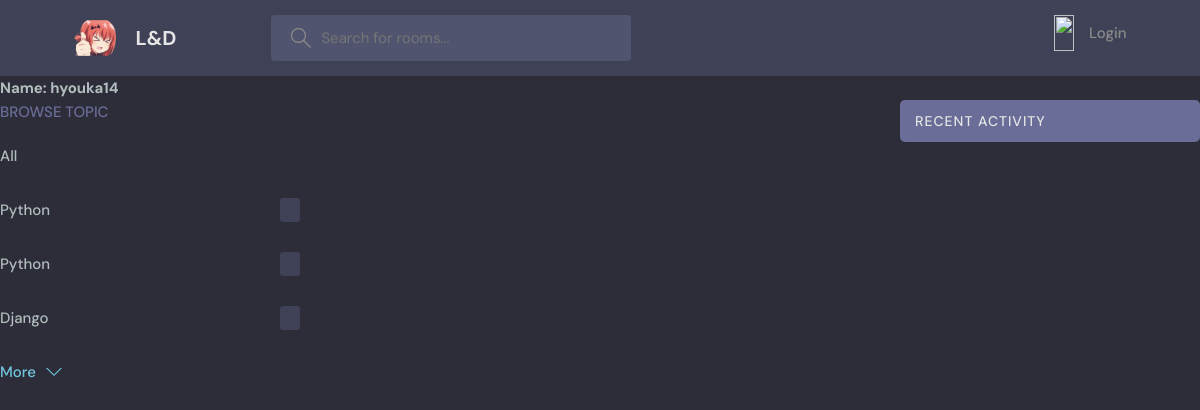
/profile/1, run on an earlier commit of the app's database.
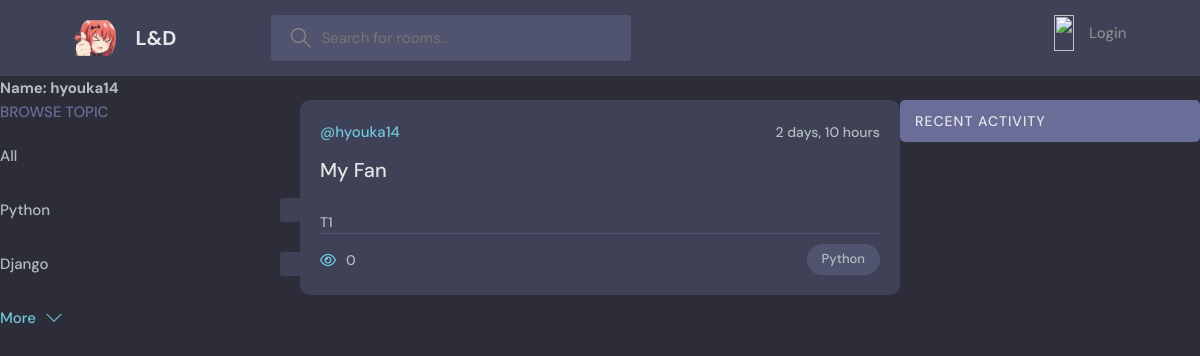
And on a later commit of the database.
### base/models.py (models this page shows, shortened)
class Topic(models.Model):
    topic = models.CharField(max_length=200)

class Room(models.Model):
    host = models.ForeignKey(User, on_delete=models.SET_NULL, null=True)
    topic = models.ForeignKey(Topic, on_delete=models.SET_NULL, null=True)
    name = models.CharField(max_length=100)
    participants = models.ManyToManyField(
        User, related_name='participants', blank=True)
    description = models.TextField(null=True, blank=True)
    updated = models.DateTimeField(auto_now=True)
    created = models.DateTimeField(auto_now_add=True)
    class Meta:
        ordering = ['-updated', '-created']

### base/views.py (the view)
# urls.py: path('profile/<str:pk>', views.userProfile, name='user-profile'),
def userProfile(request, pk):
    user = User.objects.get(id=pk)
    rooms = user.room_set.all()
    room_messages = user.message_set.all()
    topics = Topic.objects.all()
    context = {'user': user, 'rooms': rooms,
               'room_messages': room_messages, "topics": topics}
    return render(request, 'base/profile.html', context)

### base/templates/base/profile.html (shortened to what this page needs)
{% extends "main.html" %}
{% block content %}
<h1>Name: {{user.username}}</h1>
<div class="profile-container">
    <div>
        {% include "base/component/topic_component.html" %}
    </div>
    <div>
        {% include "base/component/feed_component.html" %}
    </div>
    <div>
        {% include "base/component/activity_component.html" %}
    </div>
</div>
{% endblock content %}

### templates/main.html (shortened to what this page needs)
{% load static %}
<!DOCTYPE html>
<html lang="en">
<head>
    <link rel="stylesheet" href="{% static 'styles/style.css' %}">
</head>
<body>
    {% include "navbar.html" %}
    {% block content %}
    {% endblock content %}
</body>
</html>

### templates/navbar.html (shortened to what this page needs)
{% load static %}
<header class="header header--loggedIn">
    <div class="container">
        <a href="{% url 'home' %}" class="header__logo">
            <img src="{% static 'images/logos.svg' %}" />
            <h1>L&D </h1>
        </a>
        <form class="header__search" method="GET" action="{% url 'home' %}">
            <label>
                <input name="q" placeholder="Search for rooms..." />
            </label>
        </form>
        <nav class="header__menu">
            {% if request.user.is_authenticated %}
            <div class="header__user">
                <a href="profile.html">
                    <div class="avatar avatar--medium active">
                        <img src="" />
                    </div>
                    <p>{{request.user.username}} <span>@{{request.user.username}}</span></p>
                </a>
                <button class="dropdown-button">
                    <svg version="1.1" xmlns="http://www.w3.org/2000/svg" width="32" height="32" viewBox="0 0 32 32">
                        <title>chevron-down</title>
                        <path d="M16 21l-13-13h-3l16 16 16-16h-3l-13 13z"></path>
                    </svg>
                </button>
            </div>
            {% else %}
            <a href="{% url 'login' %}">
                <img src="{% static 'images/avatar.svg'%}" />
                <p>Login</p>
            </a>
            {% endif %}
        </nav>
    </div>
</header>

### base/templates/base/component/topic_component.html
<div class="topics">
    <div class="topics__header">
        <h2>Browse Topic</h2>
    </div>
    <ul class="topics__list">
        <li>
            <a href="{% url 'home' %}">All</a>
        </li>
        {% for topic in topics %}
        <li>
            <a href="{% url 'home' %}?q={{topic.topic}}">{{topic.topic}}<span></span></a>
        </li>
        {% endfor %}
    </ul>
    <a class="btn btn--link" href="topics.html">
        More
        <svg version="1.1" xmlns="http://www.w3.org/2000/svg" width="32" height="32" viewBox="0 0 32 32">
            <title>chevron-down</title>
            <path d="M16 21l-13-13h-3l16 16 16-16h-3l-13 13z"></path>
        </svg>
    </a>
</div>

### base/templates/base/component/feed_component.html (shortened to what this page needs)
{% for room in rooms %}
<div class="roomListRoom">
    <div class="roomListRoom__header">
        <a href="{% url 'user-profile' room.host.id %} " class="roomListRoom__author">
            <span>@{{room.host}}</span>
        </a>
        <div class="roomListRoom__actions">
            <span>{{room.created|timesince}}</span>
        </div>
    </div>
    <div class="roomListRoom__content">
        <a href="{% url 'room' room.id %}">{{room.name}}</a>
    </div>
    <div class="roomListRoom__joined">
        <p>
            {{room.description}}
        </p>
    </div>
    <div class="roomListRoom__meta">
        <a href="{% url 'room' room.id %}" class="roomListRoom__joined">
            {{room.participants.all.count}}
        </a>
        <p class="roomListRoom__topic">{{room.topic.topic}}</p>
    </div>
</div>
{% endfor %}

### base/templates/base/component/activity_component.html (shortened to what this page needs)
<div class="activities">
    <div class="activities__header">
        <h2>Recent Activity</h2>
    </div>
</div>

### static/styles/style.css (style rules this page uses)
:root { --color-main: #71c6dd; --color-main-light: #e1f6fb; --color-dark: #3f4156; --color-dark-medium: #51546e; --color-dark-light: #696d97; --color-light: #e5e5e5; --color-gray: #8b8b8b; --color-light-gray: #b2bdbd; --color-bg: #2d2d39; --color-success: #5dd693; --color-error: #fc4b0b; }
* { font-family: "DM Sans", -apple-system, BlinkMacSystemFont, "Segoe UI", Roboto, Oxygen, Ubuntu, Cantarell, "Open Sans", "Helvetica Neue", sans-serif; margin: 0; padding: 0; box-sizing: border-box; text-rendering: optimizeLegibility; font-size: inherit; }
html { font-size: 56.25%; }
@media only screen and (min-width: 1200px) { html { font-size: 62.5%; } }
body { line-height: 1.6; font-weight: 400; font-size: 1.5rem; color: var(--color-light-gray); background-color: var(--color-bg); min-height: 100vh; }
img { width: 100%; }
a { display: inline-block; color: var(--color-main); text-decoration: none; }
.container { max-width: 120rem; width: 90%; margin: auto; }
.btn { background-color: transparent; border: none; display: inline-flex; align-items: center; gap: 1rem; cursor: pointer; transition: all ease-in-out 0.3s; padding: 1rem 2rem; border-radius: 5px; box-shadow: 1px 1px 3px 1px rgba(0, 0, 0, 0.15); font-weight: 500; }
.btn--link { border-radius: 0; padding: 0; color: var(--color-main); box-shadow: none; }
.btn>svg { fill: currentColor; width: 1.6rem; height: 1.6rem; }
.header { padding: 1.5rem; background-color: var(--color-dark); }
.header>.container { display: flex; gap: 9.5rem; }
.header__logo, .header__user { display: flex; gap: 2rem; align-items: center; }
.header__logo>img { height: 4.2rem; width: 4.2rem; }
.header__logo>h1 { font-weight: 700; font-size: 2rem; color: var(--color-light); }
.header__search>label { background-color: var(--color-dark-medium); padding: 1.3rem 1rem; display: flex; align-items: center; gap: 1rem; border-radius: 4px; }
.header__search svg { fill: var(--color-gray); width: 2rem; height: 2rem; margin-left: 1rem; }
.header__search input { width: 30rem; background: transparent; border: none; outline: none; color: var(--color-light); }
.header__menu { margin-left: auto; position: relative; }
.header__menu a { display: flex; gap: 1.5rem; align-items: center; font-weight: 500; text-decoration: none; color: var(--color-gray); }
.header__menu img { height: 3.6rem; }
.header__menu p { line-height: 1.2; }
.topics__header { margin-bottom: 2rem; }
.topics__header h2 { text-transform: uppercase; font-weight: 500; color: var(--color-dark-light); }
.topics__list { list-style: none; }
.topics__list li a { display: flex; justify-content: space-between; margin-bottom: 3rem; font-weight: 500; color: var(--color-light-gray); transition: all 0.3s ease-in-out; }
.topics__list li a span { padding: 0.5rem 1rem; background-color: var(--color-dark); border-radius: 3px; font-size: 1.3rem; font-weight: 700; letter-spacing: 1px; }
.roomListRoom { margin-bottom: 2.4rem; background-color: var(--color-dark); border-radius: 1rem; padding: 2rem; }
.roomListRoom__header { display: flex; justify-content: space-between; align-items: center; }
.roomListRoom__author { font-weight: 500; display: flex; align-items: center; gap: 1rem; }
.roomListRoom__actions { display: flex; align-items: flex-start; gap: 1rem; position: relative; }
.roomListRoom__actions span { font-size: 1.4rem; font-weight: 500; }
.roomListRoom__content { margin: 1rem 0; }
.roomListRoom__content a { font-size: 2rem; font-weight: 500; margin-bottom: 1.5rem; color: var(--color-light); transition: all 0.3s ease-in-out; }
.roomListRoom__meta { border-top: 1px solid var(--color-dark-medium); padding-top: 1rem; display: flex; align-items: center; justify-content: space-between; }
.roomListRoom__joined { color: var(--color-light-gray); display: flex; align-items: center; gap: 1rem; font-size: 1.4rem; font-weight: 500; }
.roomListRoom__joined svg { fill: var(--color-main); width: 1.6rem; height: 1.6rem; }
.roomListRoom__topic { padding: 5px 1.5rem; background-color: var(--color-dark-medium); border-radius: 5rem; font-weight: 500; font-size: 1.3rem; }
.activities { background: var(--color-dark); border-radius: 5px; overflow: hidden; }
.activities__header h2 { background-color: var(--color-dark-light); text-transform: uppercase; font-weight: 500; padding: 1rem 1.5rem; color: var(--color-light); letter-spacing: 1px; font-size: 1.4rem; }

### base/templates/base/profile.html (style rules this page uses)
.profile-container { display: grid; grid-template-columns: 1fr 2fr 1fr; }

What changed in the data, as far as the page shows it:
removed Topic: topic "Python"
added Room: host "hyouka14", created "2 days, 10 hours", name "My Fan", description "T1", participants.all.count "0", topic.topic "Python"
